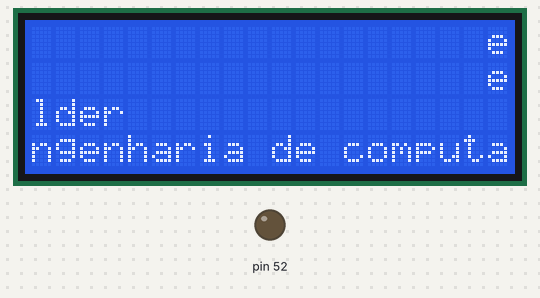
The sketch below on a simulated Arduino Mega 2560, built with avr-gcc and run on an emulated ATmega2560. Shown: 20×4 character LCD, output pins drawn as LEDs (lit = HIGH). Wiring (inferred from the signals the program sends): character LCD (HD44780): RS pin 51; E pin 53; data pin 22, pin 23, pin 24, pin 25, pin 26, pin 27, pin 28, pin 29. Pins used as bus, display or sensor lines are not drawn.

Above: at 2.28 s.
At 6.91 s:
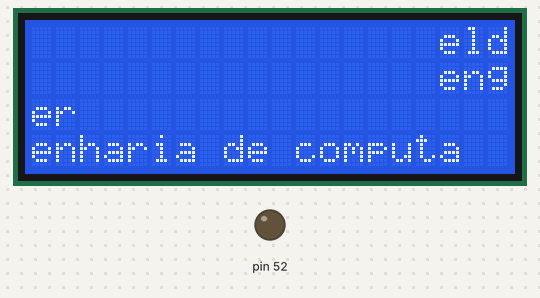
At 11.64 s:
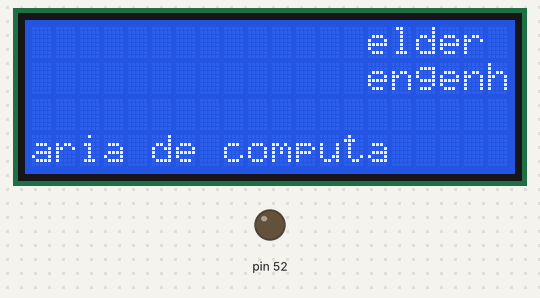
At 21.11 s:
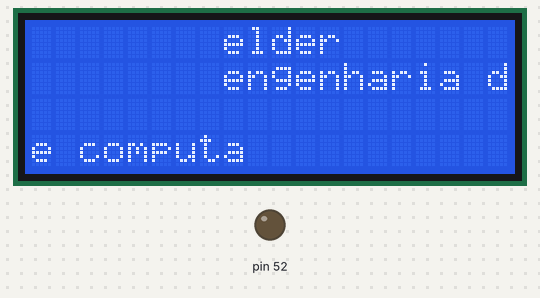
At 30.46 s:
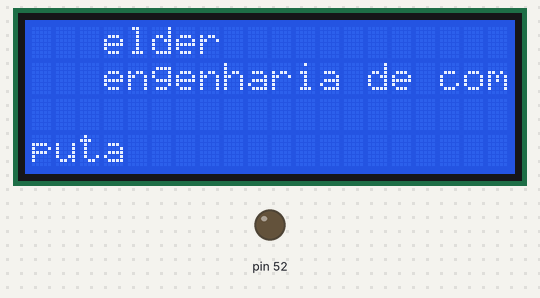
At 39.94 s:
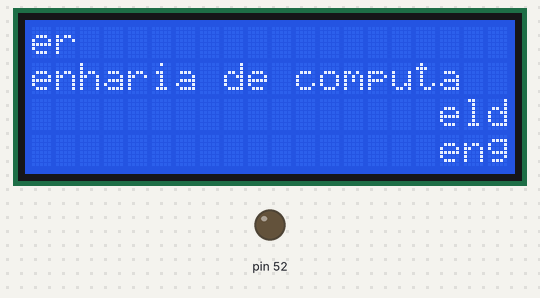

The sketch:

LCD-display.ino
```cpp
//#include "gpio.h"
#define PORTA *((volatile uint8_t *) 0x22)  //LCD
#define DDRA *((volatile uint8_t *) 0x21)
#define PINA *((volatile uint8_t *) 0x20)
#define PORTB *((volatile uint8_t *) 0x25) //E RW RS
#define DDRB *((volatile uint8_t *) 0x24)
#define PINB *((volatile uint8_t *) 0x23)

#define Bit(n) (1 << (n))

void setup() {
  DDRA = 0xFF;
  DDRB |= (Bit(2)|Bit(1)|Bit(0));
  LCD_Config();
  Serial.begin(9600);
}

#define RS_I 0
#define RS_D 1
#define Lines 4 // 4 or 8 bits

#define LCD_Init 0x30
#define ClearDisplay 1
#define ReturnHome 2
#define EntryModeSet_Inc 7
#define EntryModeSet_Dec 5
#define EntryModeSet_Static 4
#define DisplayCtr_OFF 8
#define DisplayCtr_ON 0x0C
#define DisplayCtr_CursorON 0x0E
#define DisplayCtr_CursorPisca 0x0F
#define FunctionSet_8 0x3C // 2lines;Char5x10
#define FunctionSet_4 0x2C // 2lines;Char5x10

void LCD_Config(){
  if (Lines == 8)
    LCD_Config8();
  else
    LCD_Config4();
}

void LCD_Config8(){
  LCD_Write(LCD_Init,RS_I);
  delay(5);
  LCD_Write(LCD_Init,RS_I);
  delayMicroseconds(110);
  LCD_Write(LCD_Init,RS_I);
  delay(1);
  LCD_Write(FunctionSet_8,RS_I);
  LCD_Write(ClearDisplay,RS_I);
  LCD_Write(DisplayCtr_ON,RS_I);
}

void LCD_Config4(){
  PORTB &= ~bit(2); //Instruction
  for(int i=0;i<=2;i++){
    PORTA = LCD_Init & 0xF0;
  	PORTB |= bit(0);
  	delay(5);
    PORTB &= ~bit(0);
  }
    PORTA = 0x20;
  	PORTB |= bit(0);
  	delay(1);
    PORTB &= ~bit(0);
  LCD_Write(FunctionSet_4,RS_I);
  LCD_Write(ClearDisplay,RS_I);
  LCD_Write(DisplayCtr_ON,RS_I);
}

void LCD_Write(int Data, int D_I){

  if (D_I)
    PORTB |= bit(2);  //Data
  else
    PORTB &= ~bit(2); //Instruction

  if (Lines == 8){
    PORTA = Data;
  	PORTB |= bit(0);
  	delay(1);
    PORTB &= ~bit(0);
  }else {
    PORTA = Data & 0xF0;
  	PORTB |= bit(0);
  	delay(1);
    PORTB &= ~bit(0);
    PORTA = (Data<<4) & 0xF0;
  	PORTB |= bit(0);
  	delay(1);
    PORTB &= ~bit(0);
  }
}

int msgLine01[] = {'e','l','d','e','r'};
int msgLine02[] = {'e','n','g','e','n','h','a','r','i','a',' ','d','e',' ','c','o','m','p','u','t','a','c','a','o'};

void loop()
{
  static int counter = 0;
  static int counter2 = 0;

  LCD_Write(0x80+counter,0);        //Define a posição da memória (10000000b - 10001111b)
  LCD_Write(msgLine01[counter],1);  //escreve

  LCD_Write(0xc0+counter2,0);       //Define a posição da memória (11000000b - 11001111b)
  LCD_Write(msgLine02[counter2],1); //escreve


  counter++;
  counter2++;
  if(counter == 5)   counter =0;    //número de letras mensagem linha 01
  if(counter2 == 21) counter2 =0;   //numero de letras mensagem linha 02

  LCD_Write(0x1b,0);                //Faz shift da mensagem (00011000b)


  delay(100);

}
```
